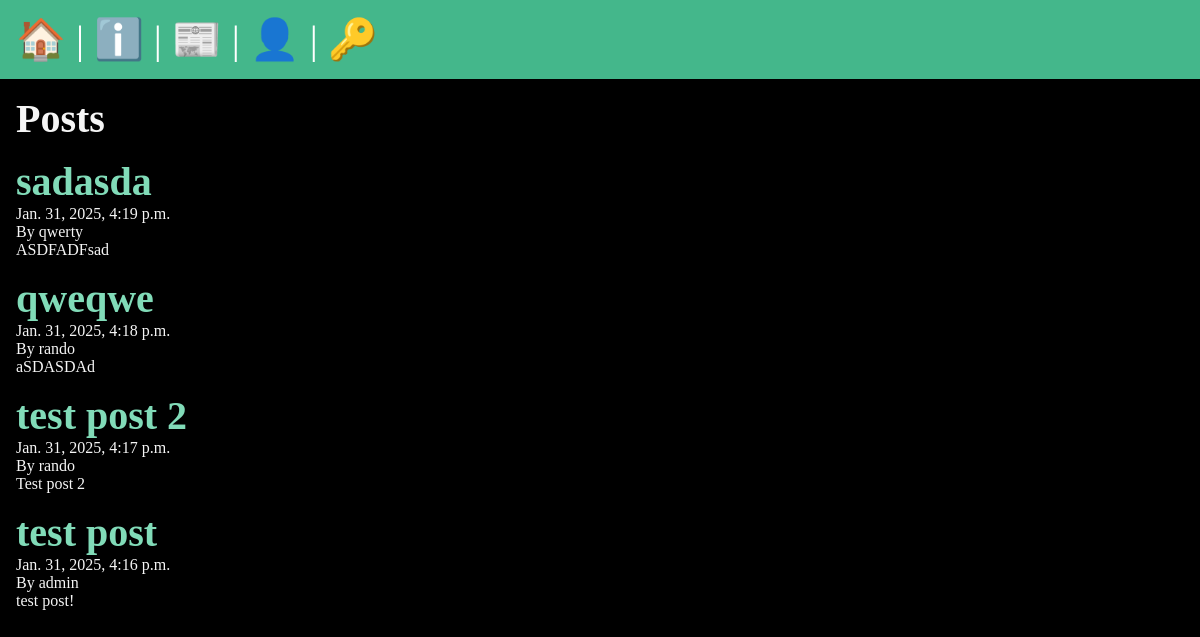
/posts/, run on the app's committed database.
### posts/models.py (models this page shows, shortened)
class Post(models.Model):
    title = models.CharField(max_length = 75)
    body = models.TextField()
    slug = models.SlugField()
    date = models.DateTimeField(auto_now=True)
    banner = models.ImageField(default='fallback.png', blank=True)
    author = models.ForeignKey(User, on_delete=models.CASCADE, default=None)

### posts/views.py (the view)
# urls.py: path('', views.posts_list, name="list"),
def posts_list(request):
    return render(request, 'posts/posts_list.html', {'posts': posts})

### posts/templates/posts/posts_list.html (shortened to what this page needs)
{% extends 'layout.html' %}
{% block content %}
<section>
    <h1>Posts</h1>
    {% for post in posts %}
        <article class="post">
            <h2>
                <a href="{% url 'posts:page' slug=post.slug %}">
                    {{post.title}}
                </a>
            </h2>
            <p>{{post.date}}</p>
            <p>By {{post.author}}</p>
            <p>{{post.body}}</p>
        </article>
    {% endfor %}
</section>
{% endblock %}

### static/css/style.css (style rules this page uses)
* { margin: 0; padding: 0; box-sizing: border-box; }
body { min-height: 100vh; background-color: black; color: whitesmoke; font-size: 3rem; }
section { display: flex; flex-flow: column; gap: 1rem; }
h1, h2 { font-size: 2.5rem; }
p { font-size: 1rem; }
a { text-decoration: none; color: #81dbb8; }

### data on the page
Post: title "sadasda", date "Jan. 31, 2025, 4:19 p.m.", author "qwerty", body "ASDFADFsad"
Post: title "qweqwe", date "Jan. 31, 2025, 4:18 p.m.", author "rando", body "aSDASDAd"
Post: title "test post 2", date "Jan. 31, 2025, 4:17 p.m.", author "rando", body "Test post 2"
Post: title "test post", date "Jan. 31, 2025, 4:16 p.m.", author "admin", body "test post!"
